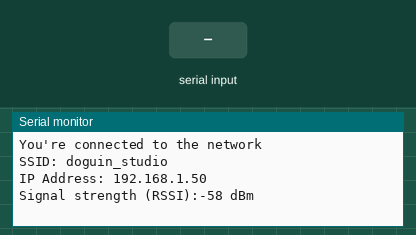
The sketch below on a simulated Arduino Mega 2560, built with avr-gcc and run on an emulated ATmega2560. Parts: the last lines printed to the serial monitor. The inputs (shaded band) are chosen by the test bench. WiFi joins after 1.5 s; servers stay silent unless stated; uploads are accepted with an empty reply.

Above: at 2.7 s.
2.8 s: "?" received over Serial
At 5.2 s:
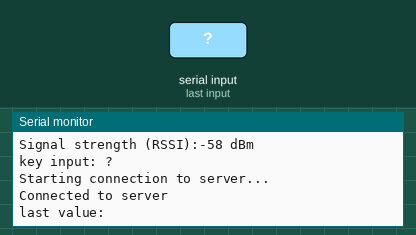
5.3 s: "1" received over Serial
At 6.9 s:
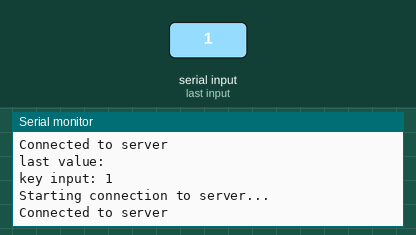

The sketch:

WiFiEsp-adafruit_io.ino
```cpp
/*
 *
 * ESP8266 + http request (rest) 사용해 Adafruit IO에 데이터 주고받기
 * Written by 도구의 인간 박상현
 * 2018.Nov
 *
 * 키보드로 '?'를 입력받으면 adafruit.io 에 저장된 마지막 feed data 값 읽어오기
 * 이외의 입력은 adafruit.io에 저장하기.
 *
 * POST request 보낼 때 서버로 값 전달이 잘 된다면 시리얼모니터에 뜨는 에러 메시지는 무시하자.
 * 숫자만 전달이되고 영문자가 전달되지 않는데, adafruit io쪽에서 손질해주어야하는 것 같다. 문자 사용필요하다면 좀 더 연구해보자
 *
 */

#include "WiFiEsp.h"
#include "ArduinoJson.h"
#include "SoftwareSerial.h"

SoftwareSerial Serial1(10, 11); // RX, TX

/////////////////// 사용자 값 설정 //////////////////////////////////////////////////////////
char ssid[] = "doguin_studio";            // your network SSID (name)
char pass[] = "***************";        // your network password
char server[] = "io.adafruit.com";
char ADAFRUIT_USERNAME[] = "doguin_workshop";
char ADAFRUIT_FEED_KEY[] = "sensor1";
char X_AIO_KEY[] = "a34e**********3959238";
////////////////////////////////////////////////////////////////////////////////////////

int status = WL_IDLE_STATUS;     // the Wifi radio's status

// Initialize the Ethernet client object
WiFiEspClient client;

void setup()
{
  // initialize serial for debugging
  Serial.begin(115200);
  // initialize serial for ESP module
  Serial1.begin(9600);
  // initialize ESP module
  WiFi.init(&Serial1);

  // check for the presence of the shield
  if (WiFi.status() == WL_NO_SHIELD) {
    Serial.println("WiFi shield not present");
    // don't continue
    while (true);
  }

  // attempt to connect to WiFi network
  while ( status != WL_CONNECTED) {
    Serial.print("Attempting to connect to WPA SSID: ");
    Serial.println(ssid);
    // Connect to WPA/WPA2 network
    status = WiFi.begin(ssid, pass);
  }

  // you're connected now, so print out the data
  Serial.println("You're connected to the network");

  printWifiStatus();

}

void loop()
{
  // 시리얼 키입력을 받아 값이 '?' 라면 최근 데이터 가져오기
  // '?'외의 입력은 adafruit io로 보내 기록하기
  String input;
  if (Serial.available()){
    input = Serial.readString();
    Serial.print("key input: "); Serial.println(input);

    if (input.equals("?")){
      String lastValue = readAdafruitData();
      Serial.print("last value:"); Serial.println(lastValue);
    }else{
      writeAdafruitData(input);
    }
  }

//  // 서버로부터의 응답 모니터링
//  while (client.available()) {
//    char c = client.read();
//    Serial.write(c);
//  }

}


void printWifiStatus()
{
  // print the SSID of the network you're attached to
  Serial.print("SSID: ");
  Serial.println(WiFi.SSID());

  // print your WiFi shield's IP address
  IPAddress ip = WiFi.localIP();
  Serial.print("IP Address: ");
  Serial.println(ip);

  // print the received signal strength
  long rssi = WiFi.RSSI();
  Serial.print("Signal strength (RSSI):");
  Serial.print(rssi);
  Serial.println(" dBm");
}

// adafruit io의 가장 최근 값 가져오기
char* readAdafruitData(){

  Serial.println("Starting connection to server...");
  // if you get a connection, report back via serial
  if (client.connect(server, 80)) {
    Serial.println("Connected to server");
    // Make a HTTP request
    client.println("GET /api/v2/" + String(ADAFRUIT_USERNAME) + "/feeds/" + String(ADAFRUIT_FEED_KEY) + "/data/last HTTP/1.1");
    //header
    client.println("Host: " + String(server));
    client.println("X-AIO-Key: " + String(X_AIO_KEY));
    client.println("Connection: close");
    client.println();

    //delay(200);   // 상황에 따라 시간 조절필요..

    // arduinoJson library사용해 값 읽기
    char endOfHeaders[] = "\r\n\r\n";
    client.find(endOfHeaders);

    client.read();   // 왜인지 모르겠는데 응답의 body앞에 d5\r\n, d7\r\n하는 식으로 4byte가 붙어온다.
    client.read();
    client.read();
    client.read();

    DynamicJsonBuffer jsonBuffer(100);
    JsonObject& root = jsonBuffer.parseObject(client);

    return(root["value"].as<char*>());

  }
}

// adafruit io에 값 쓰기
void writeAdafruitData(String data){

   String content = "{\"value\":"+ data +"}";

   Serial.println("Starting connection to server...");
  // if you get a connection, report back via serial
  if (client.connect(server, 80)) {
    Serial.println("Connected to server");
    // Make a HTTP request
    client.println("POST /api/v2/" + String(ADAFRUIT_USERNAME) + "/feeds/" + String(ADAFRUIT_FEED_KEY) + "/data HTTP/1.1");
    //header
    client.println("Host: " + String(server));
    client.println("X-AIO-Key: " + String(X_AIO_KEY));
    client.println("Content-Length: " + String(content.length()));
    client.println("Content-Type: application/json");
    client.println("Connection: close");
    client.println();
    //body
    client.println(content);

  }
}
```

Measured:
- after the input at 2.8 s, the serial monitor: prints a new line after 1.0 s (image 1)
- after the input at 5.3 s, the serial monitor: prints a new line after 1.0 s (image 2)
